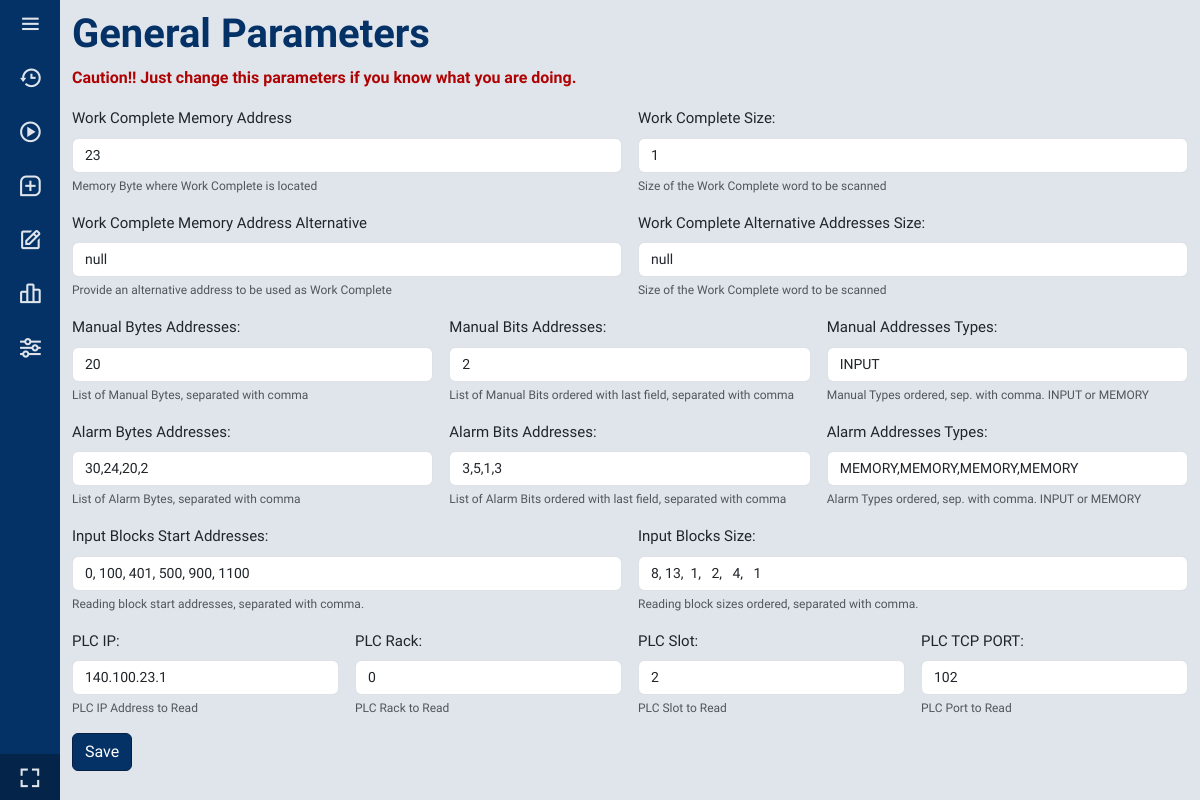
Screenshot of /general_edit with the database file from the repository.
### tables this page shows
CREATE TABLE GENERAL_PARAMETERS(
ID INTEGER PRIMARY KEY AUTOINCREMENT,
WC_ADDRESS INTEGER NOT NULL,
WC_SIZE INTEGER NOT NULL,
WC_ALTERNATIVE_ADDRESS INTEGER NOT NULL,
WC_ALTERNATIVE_SIZE INTEGER NOT NULL,
MANUAL_TYPES TEXT NOT NULL,
MANUAL_ADDRESSES TEXT NOT NULL,
MANUAL_BITS TEXT NOT NULL,
ALARM_TYPES TEXT NOT NULL,
ALARM_ADDRESSES TEXT NOT NULL,
ALARM_BITS TEXT NOT NULL,
START_LIST TEXT NOT NULL,
TOTAL_SIZE_LIST TEXT NOT NULL
  , IP TEXT, RACK INTEGER, SLOT INTEGER, TCPPORT INTEGER);

### interface/app.py (the view)
@server.route("/general_edit", methods=["GET", "POST"])
def general_edit():
    db_path, log_path = get_path()
    if request.method == "POST":
        edit_general_parameters(db_path)
    conn = sqlite3.connect(db_path)
    cur = conn.cursor()
    cur.execute('SELECT * FROM GENERAL_PARAMETERS')
    record = cur.fetchone()
    conn.close()
    print(record)
    return render_template('general_edit.html', record=record)

### interface/get_functions.py (called while the page is built)
def get_path():
    db_name = None # inicializa a variável db_name como None
    curr_path = get_curr_path()
    print(os.listdir(curr_path))
    for file in os.listdir(curr_path): # percorre os arquivos do diretório local
        if file.endswith(".db"): # verifica se o arquivo termina com .db
            db_name = file # salva o nome do arquivo na variável db_name
            break # interrompe o loop
    db_path = curr_path + str(db_name)
    print(db_path)
    log_path = curr_path + 'logs/alarm.log'
    return db_path, log_path

def get_curr_path():
    curr_path = os.path.dirname (os.path.abspath (__file__))
    curr_path = curr_path.replace('\\', '/')  # Substitui as barras invertidas por barras normais
    curr_path = curr_path.replace('interface', '')
    return curr_path

### interface/templates/general_edit.html (shortened to what this page needs)
<!DOCTYPE html>
<html lang="en" dir="ltr">
  <head>
  </head>
  <body>
    {% extends "index.html" %}
    {% block content %}
    <link rel="stylesheet" href="{{ url_for('static', filename='css/style_add.css') }}">
    <h1>General Parameters</h1>
    <p>Caution!! Just change this parameters if you know what you are doing.</p>
    <form  method="post" class="row g-3 needs-validation" novalidate>
      <div class="col-md-6">
        <label for="inputWcAdd" class="form-label">Work Complete Memory Address</label>
        <input  value= "{{ record[1] }}" name="wcaddress" type="text" class="form-control" id="inputWcAdd" placeholder="Ex: 133" pattern="^[0-9]+$" required />
        <div id="WcAddHelp" class="form-text">Memory Byte where Work Complete is located</div>
      </div>
      <div class="col-md-6">
        <label for="inputWcSize" class="form-label">Work Complete Size:</label>
        <input value= "{{ record[2] }}"  name="wcsize" type="text" class="form-control" id="inputWcSize" placeholder="Ex: 2 (Reads bytes 133 and 134)" pattern="^[0-9]+$" required />
        <div id="sizeHelp" class="form-text">Size of the Work Complete word to be scanned</div>
      </div>
      <div class="col-md-6">
        <label for="inputWcAddAlt" class="form-label">Work Complete Memory Address Alternative</label>
        <input value= "{{ record[3] }}" name="altwcaddress" type="text" class="form-control" id="inputWcAddAlt" placeholder="Ex: 72" pattern="^[0-9]+$" required />
        <div id="WcAddAltHelp" class="form-text">Provide an alternative address to be used as Work Complete</div>
      </div>
      <div class="col-md-6">
        <label for="inputSizeAlt" class="form-label">Work Complete Alternative Addresses Size:</label>
        <input value= "{{ record[4] }}" name="altwcsize" type="text" class="form-control" id="inputSizeAlt" placeholder="Ex: 2 (Reads bytes 72 and 73)" pattern="^[0-9]+$" required />
        <div id="sizeAltHelp" class="form-text">Size of the Work Complete word to be scanned</div>
      </div>
      <div class="col-md-4">
        <label for="inputManualByte" class="form-label">Manual Bytes Addresses:</label>
        <input value= "{{ record[6] }}" name="manualbytes" type="text" class="form-control" id="inputManualByte" placeholder="Ex: 5, 53" pattern="^\s*\d+(\s*,\s*\d+)*,?\s*$" required />
        <div id="manualByteHelp" class="form-text">List of Manual Bytes, separated with comma</div>
      </div>
      <div class="col-md-4">
        <label for="inputManualBit" class="form-label">Manual Bits Addresses:</label>
        <input value= "{{ record[7] }}" name="manualbits" type="text" class="form-control" id="inputManualBit" placeholder="Ex: 0, 5 (Reads bytes 5.0 and 53.5)" pattern="^\s*[0-7](\s*,\s*[0-7])*,?\s*$" required />
        <div id="manualBitHelp" class="form-text">List of Manual Bits ordered with last field, separated with comma</div>
      </div>
      <div class="col-md-4">
        <label for="inputManualTypes" class="form-label">Manual Addresses Types:</label>
        <input value= "{{ record[5] }}" name="manualtypes" type="text" class="form-control" id="inputManualTypes" placeholder="Ex: Areas.MK,Areas.MK" pattern="^\s*(INPUT|MEMORY|input|memory|Input|Memory)(\s*,\s*(INPUT|MEMORY|input|memory|Input|Memory))*,?\s*$" required />
        <div id="manualTypesHelp" class="form-text">Manual Types ordered, sep. with comma. INPUT or MEMORY</div>
      </div>
      <div class="col-md-4">
        <label for="inputAlarmByte" class="form-label">Alarm Bytes Addresses:</label>
        <input value= "{{ record[9] }}" name="alarmbytes" type="text" class="form-control" id="inputAlarmByte" placeholder="Ex: 5,53" pattern="^\s*\d+(\s*,\s*\d+)*,?\s*$" required />
        <div id="alarmByteHelp" class="form-text">List of Alarm Bytes, separated with comma</div>
      </div>
      <div class="col-md-4">
        <label for="inputAlarmBit" class="form-label">Alarm Bits Addresses:</label>
        <input value= "{{ record[10] }}" name="alarmbits" type="text" class="form-control" id="inputAlarmBit" placeholder="Ex: 0,5 (Reads bytes 5.0 and 53.5)" pattern="^\s*[0-7](\s*,\s*[0-7])*,?\s*$" required />
        <div id="manualBitHelp" class="form-text">List of Alarm Bits ordered with last field, separated with comma</div>
      </div>
      <div class="col-md-4">
        <label for="inputAlarmTypes" class="form-label">Alarm Addresses Types:</label>
        <input value= "{{ record[8] }}" name="alarmtypes" type="text" class="form-control" id="inputAlarmTypes" placeholder="Ex: Areas.MK,Areas.MK" pattern="^\s*(INPUT|MEMORY|input|memory|Input|Memory)(\s*,\s*(INPUT|MEMORY|input|memory|Input|Memory))*,?\s*$" required />
        <div id="alarmTypesHelp" class="form-text">Alarm Types ordered, sep. with comma.  INPUT or MEMORY</div>
      </div>
      <div class="col-md-6">
        <label for="inputBlockStart" class="form-label">Input Blocks Start Addresses:</label>
        <input value= "{{ record[11] }}" name="blockbytes" type="text" class="form-control" id="inputBlockStart" placeholder="Ex: 0,100" pattern="^\s*\d+(\s*,\s*\d+)*,?\s*$" required />
        <div id="blockStartHelp" class="form-text">Reading block start addresses, separated with comma.</div>
      </div>
      <div class="col-md-6">
        <label for="inputBlockSize" class="form-label">Input Blocks Size:</label>
        <input value= "{{ record[12] }}" name="blocksize" type="text" class="form-control" id="inputBlockSize" placeholder="Ex: 20,101 (Reads a block with bytes from 0 to 19)" pattern="^\s*\d+(\s*,\s*\d+)*,?\s*$" required />
        <div id="blockSizeHelp" class="form-text">Reading block sizes ordered, separated with comma.</div>
      </div>
      <div class="col-md-3">
        <label for="inputIP" class="form-label">PLC IP:</label>
        <input value= "{{ record[13] }}" name="plcip" type="text" class="form-control" id="inputIP" placeholder="Ex: 140.100.101.1" pattern="^((25[0-5]|2[0-4][0-9]|[01]?[0-9][0-9]?)\.){3}(25[0-5]|2[0-4][0-9]|[01]?[0-9][0-9]?)$" required />
        <div id="IPHelp" class="form-text">PLC IP Address to Read</div>
      </div>
      <div class="col-md-3">
        <label for="inputRack" class="form-label">PLC Rack:</label>
        <input value= "{{ record[14] }}" name="plcrack" type="text" class="form-control" id="inputRack" placeholder="Ex: 0" pattern="^[0-9]+$" required />
        <div id="RackHelp" class="form-text">PLC Rack to Read</div>
      </div>
      <div class="col-md-3">
        <label for="inputSlot" class="form-label">PLC Slot:</label>
        <input value= "{{ record[15] }}" name="plcslot" type="text" class="form-control" id="inputSlot" placeholder="Ex: 2" pattern="^[0-9]+$" required />
        <div id="SlotHelp" class="form-text">PLC Slot to Read</div>
      </div>
      <div class="col-md-3">
        <label for="inputPort" class="form-label">PLC TCP PORT:</label>
        <input value= "{{ record[16] }}" name="plctcp" type="text" class="form-control" id="inputPort" placeholder="Ex: 102" pattern="^[0-9]+$" required />
        <div id="PortHelp" class="form-text">PLC Port to Read</div>
      </div>
      <div class="col-12">
        <input type="submit" class="btn btn-primary" value="Save" onclick="return confirmChange();">
      </div>
    </form>
    {% endblock %}

### interface/static/css/sidebar_style.css (style rules this page uses)
* { margin: 0; padding: 0; box-sizing: border-box; font-family: "Roboto Regular", sans-serif; }

### interface/static/css/style.css (style rules this page uses)
h1 { padding-top: 10px; font-family: 'Roboto Bold', sans-serif; color: #053266; }
p { color:black; }

### interface/static/css/style_add.css (style rules this page uses)
.form-control { font-size: 14px; }
.form-text { font-size: 12px; }
.form-label { font-size: 15px; }
P { color: rgb(175, 3, 3); font-family: 'Roboto Bold', sans-serif; }
.btn { margin-bottom: 15px; }

### rows the page displays
GENERAL_PARAMETERS: wcaddress "23", wcsize "1", altwcaddress "null", altwcsize "null", manualbytes "20", manualbits "2", manualtypes "INPUT", alarmbytes "30,24,20,2", alarmbits "3,5,1,3", alarmtypes "MEMORY,MEMORY,MEMORY,MEMORY", blockbytes "0, 100, 401, 500, 900, 1100", blocksize "8, 13, 1, 2, 4, 1", plcip "140.100.23.1", plcrack "0", plcslot "2", plctcp "102"
